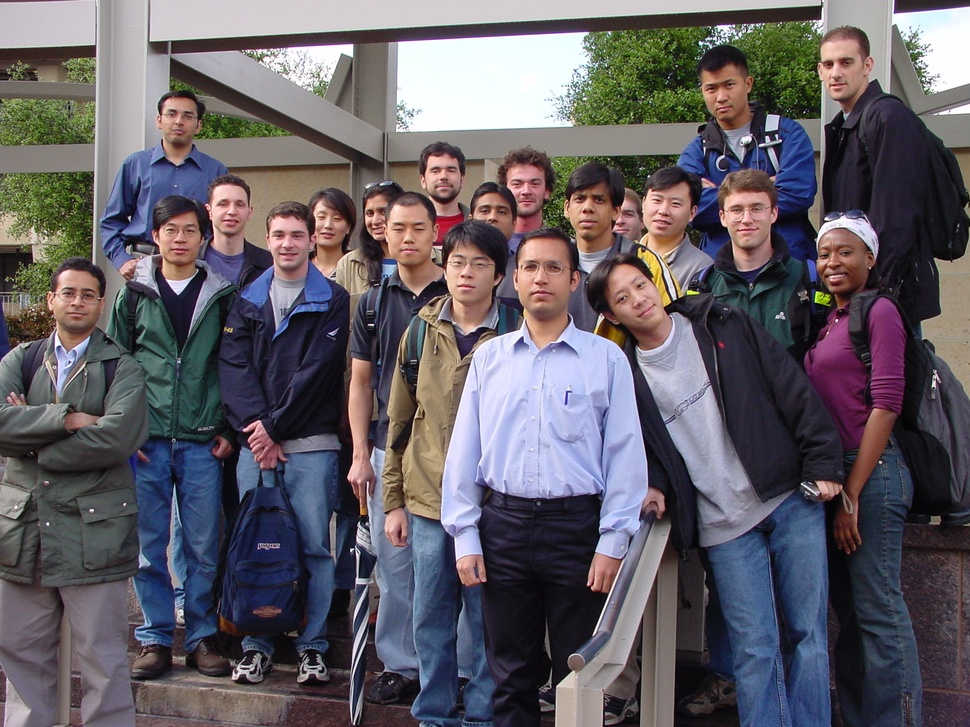
#> input picture Images/Image/Training_1.jpg, 970 x 727 px, shrunk from 1856 x 1392 before the run, found by its file name
$ python app.py
#> lines starting #> are read from the running program, lines starting #| are printed output that depends on the picture; after the words box and inside, x2 and y2 are one past the last pixel; in counts of white or black regions, pixels touching at a corner belong together
### SkinDetecter/src/skinDetector.py
from enum import Enum, auto
import cv2
import numpy as np


class Method(Enum):
	'''Available methods for processing an image
			REGION_BASED: segment the skin using the HSV and YCbCr colorspaces, followed by the Watershed algorithm'''
	REGION_BASED = auto()


class SkinDetector():

	def __init__(self, image_path: str) -> None:
		self.image = cv2.imread(image_path)
#> self.image is the input picture: shape (727, 970, 3); mean B, G, R 100.6, 93.4, 98.5
		self.image_mask = None
		self.skin = None

	def find_skin(self, method=Method.REGION_BASED) -> None:
		'''function to process the image based on some method '''
		if (method == Method.REGION_BASED):
			self.__color_segmentation()
			self.__region_based_segmentation()

	# [7 lines left out: function get_resulting_images, not called in this run]

	def __color_segmentation(self) -> None:
		'''Apply a threshold to an HSV and YCbCr images, the used values were based on current research papers along with some empirical tests and visual evaluation'''

		HSV_image = cv2.cvtColor(self.image, cv2.COLOR_BGR2HSV)
#> HSV_image: shape (727, 970, 3); mean H, S, V 94.9, 73.4, 112.6
		YCbCr_image = cv2.cvtColor(self.image, cv2.COLOR_BGR2YCR_CB)
#> YCbCr_image: shape (727, 970, 3); mean of channels 0, 1, 2 95.8, 130, 130.7

		lower_HSV_values = np.array([0, 15, 0], dtype="uint8")   #0, 15, 0
		upper_HSV_values = np.array([15, 255, 250], dtype="uint8")  #15, 255, 250

		lower_YCbCr_values = np.array((0, 150, 107), dtype="uint8") #0, 139, 108
		upper_YCbCr_values = np.array((255,188,126), dtype="uint8") #255,189,136

		# A binary mask is returned. White pixels (255) represent pixels that fall into the upper/lower.
		mask_YCbCr = cv2.inRange(YCbCr_image, lower_YCbCr_values, upper_YCbCr_values)
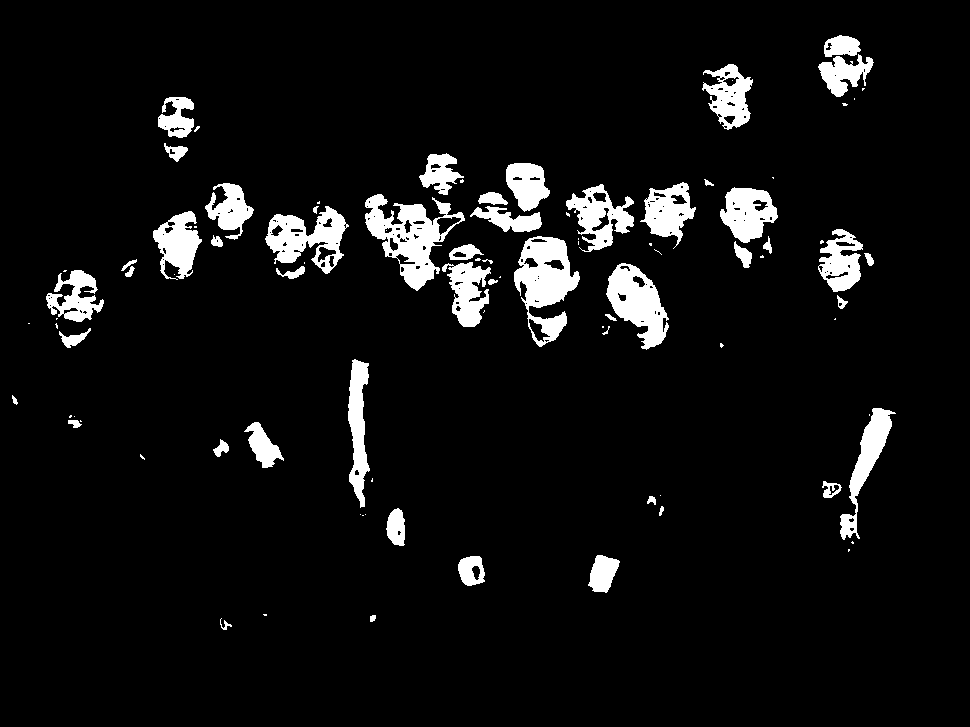
#> mask_YCbCr: shape (727, 970); 6.4% white; 93 white regions (42 under 20 px), largest, box (x1, y1, x2, y2) and area: (365, 194, 465, 291) 3910, (514, 236, 580, 347) 3711, (606, 263, 669, 350) 2897
		mask_HSV = cv2.inRange(HSV_image, lower_HSV_values, upper_HSV_values)
#> mask_HSV: shape (727, 970); 15.9% white; 806 white regions (635 under 20 px), largest, box (x1, y1, x2, y2) and area: (170, 60, 582, 546) 29750, (639, 544, 680, 727) 5013, (514, 236, 579, 348) 4862

		self.skin_mask = cv2.add(mask_HSV, mask_YCbCr)
#> self.skin_mask: shape (727, 970); 16.9% white; 774 white regions (609 under 20 px), largest, box (x1, y1, x2, y2) and area: (170, 60, 582, 546) 33744, (565, 179, 696, 260) 6693, (514, 236, 580, 348) 5034

	def __region_based_segmentation(self) -> None:
		'''Function that applies Watershed and morphological operations on the thresholded image morphological operations'''

		image_foreground = cv2.erode(self.skin_mask, None, iterations=3)  # remove noise
#> image_foreground: shape (727, 970); 6.8% white; 138 white regions (77 under 20 px), largest, box (x1, y1, x2, y2) and area: (517, 240, 576, 343) 3369, (355, 196, 444, 291) 3246, (723, 173, 774, 267) 2842

		# The background region is reduced a little because of the dilate operation
		dilated_binary_image = cv2.dilate(self.skin_mask, None, iterations=3)
#> dilated_binary_image: shape (727, 970); 31.3% white; 142 white regions, largest, box (x1, y1, x2, y2) and area: (0, 27, 702, 549) 124057, (536, 541, 709, 727) 12890, (125, 634, 315, 727) 10499
		# set all background regions to 128
		_, image_background = cv2.threshold(dilated_binary_image, 1, 128, cv2.THRESH_BINARY)

		# add both foreground and background, forming markers. The markers are "seeds" of the future image regions.
		image_marker = cv2.add(image_foreground, image_background)
		image_marker32 = np.int32(image_marker)  # convert to 32SC1 format
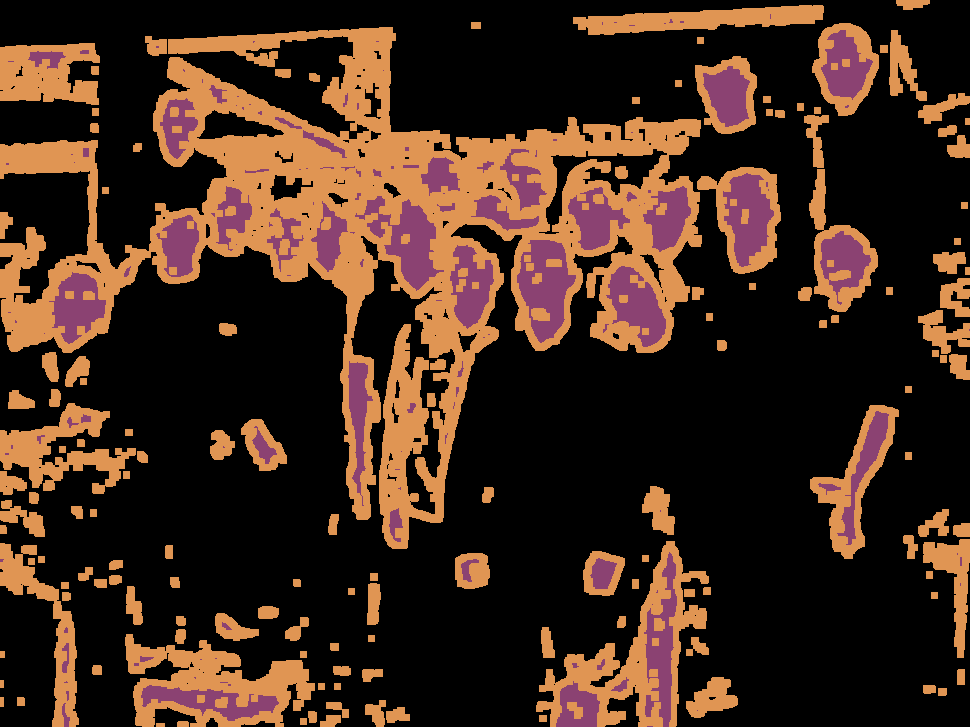
#> image_marker32: shape (727, 970) int32; 3 distinct labels, from 0 to 255; one colour per label, 0 black

		image_marker32 = cv2.watershed(self.image, image_marker32)
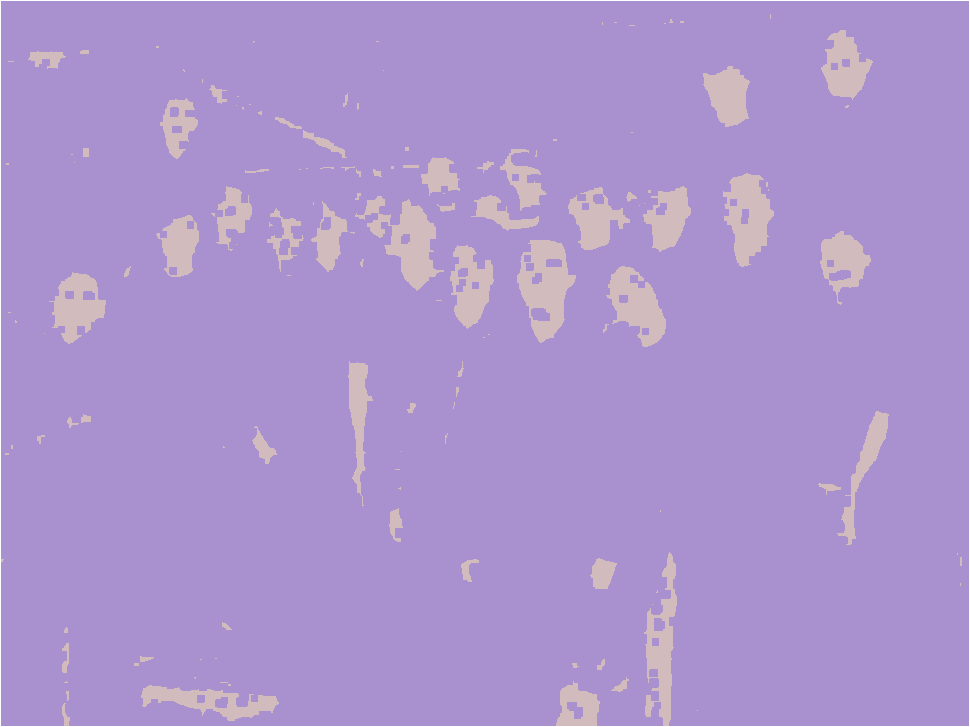
#> image_marker32: shape (727, 970) int32; 3 distinct labels, from -1 to 255; one colour per label, 0 black, -1 white
		m = cv2.convertScaleAbs(image_marker32)  # convert back to uint8
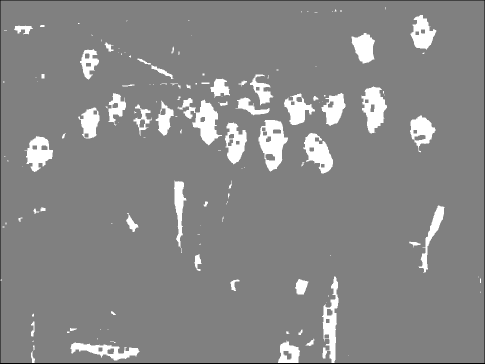
#> m: shape (727, 970) (shown at 1/2 size); min 1, max 255, mean 136

		# bitwise of the mask with the input image
		_, self.image_mask = cv2.threshold(m, 0, 255, cv2.THRESH_BINARY + cv2.THRESH_OTSU)
		self.skin = cv2.bitwise_and(self.image, self.image, mask=self.image_mask)
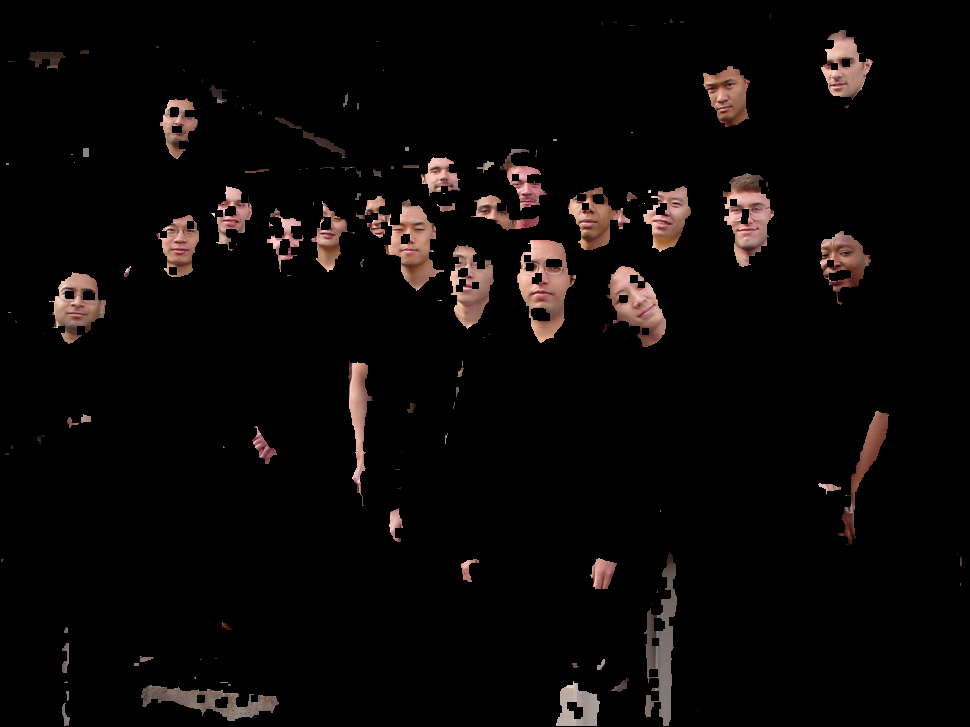
#> self.skin: shape (727, 970, 3); mean B, G, R 7.2, 7.9, 10.9

	def show_all_images(self, window_title="Result") -> None:
		'''Show all processed images concatenated along the 1 axis using imshow '''
#> called with window_title = 'Result'
		rgb_mask = cv2.cvtColor(self.image_mask, cv2.COLOR_GRAY2RGB)
		cv2.namedWindow(window_title, cv2.WINDOW_NORMAL)
		cv2.imshow(window_title, self.skin)
		cv2.imwrite('D:/skinImage.jpg', self.skin)
		cv2.waitKey(0)

### SkinDetecter/app.py
from src.skinDetector import SkinDetector
imageName = 'D:\workspace\DA Python XLA\Image\Training_1.jpg'
detector = SkinDetector(image_path = imageName)
detector.find_skin()
detector.show_all_images()

$ run again, with Images/Image/Training_2.jpg copied over Images/Image/Training_1.jpg
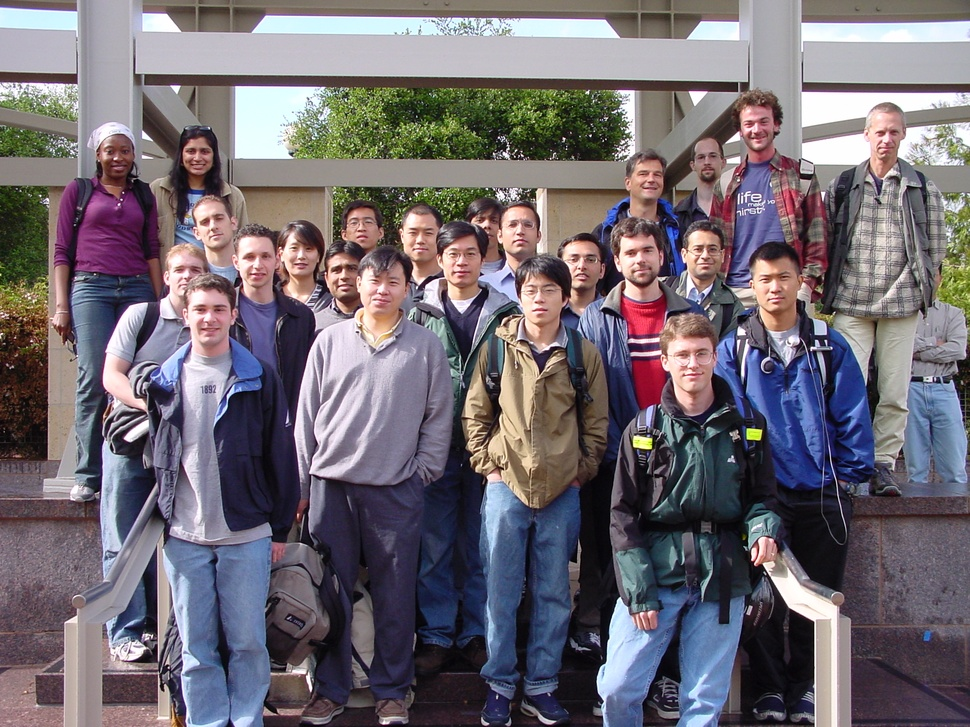
#> input picture Images/Image/Training_2.jpg, 970 x 727 px, shrunk from 1856 x 1392 before the run, found by its file name
#> in __init__, self.image is the input picture: shape (727, 970, 3); mean B, G, R 114.1, 106.1, 113.1
#> HSV_image: shape (727, 970, 3); mean H, S, V 97.1, 69, 126.3
#> YCbCr_image: shape (727, 970, 3); mean of channels 0, 1, 2 109.1, 130.8, 130.8
#> mask_YCbCr: shape (727, 970); 4.7% white; 171 white regions (105 under 20 px), largest, box (x1, y1, x2, y2) and area: (243, 235, 317, 301) 2543, (657, 322, 715, 412) 2120, (749, 257, 817, 332) 1897
#> mask_HSV: shape (727, 970); 15.6% white; 893 white regions (713 under 20 px), largest, box (x1, y1, x2, y2) and area: (142, 82, 782, 508) 47529, (0, 156, 77, 462) 11728, (141, 0, 740, 39) 4714
#> self.skin_mask: shape (727, 970); 17.2% white; 823 white regions (661 under 20 px), largest, box (x1, y1, x2, y2) and area: (142, 82, 782, 508) 56037, (0, 156, 77, 462) 11767, (734, 170, 828, 332) 5944
#> image_foreground: shape (727, 970); 3.8% white; 247 white regions (136 under 20 px), largest, box (x1, y1, x2, y2) and area: (624, 162, 664, 219) 1405, (663, 318, 713, 409) 1364, (768, 259, 804, 328) 1238
#> dilated_binary_image: shape (727, 970); 33.9% white; 129 white regions, largest, box (x1, y1, x2, y2) and area: (131, 70, 970, 511) 157029, (0, 153, 80, 466) 16561, (138, 0, 743, 42) 12744
#> in __region_based_segmentation, `image_marker32 = cv2.watershed(self.image, image_marker32)`:
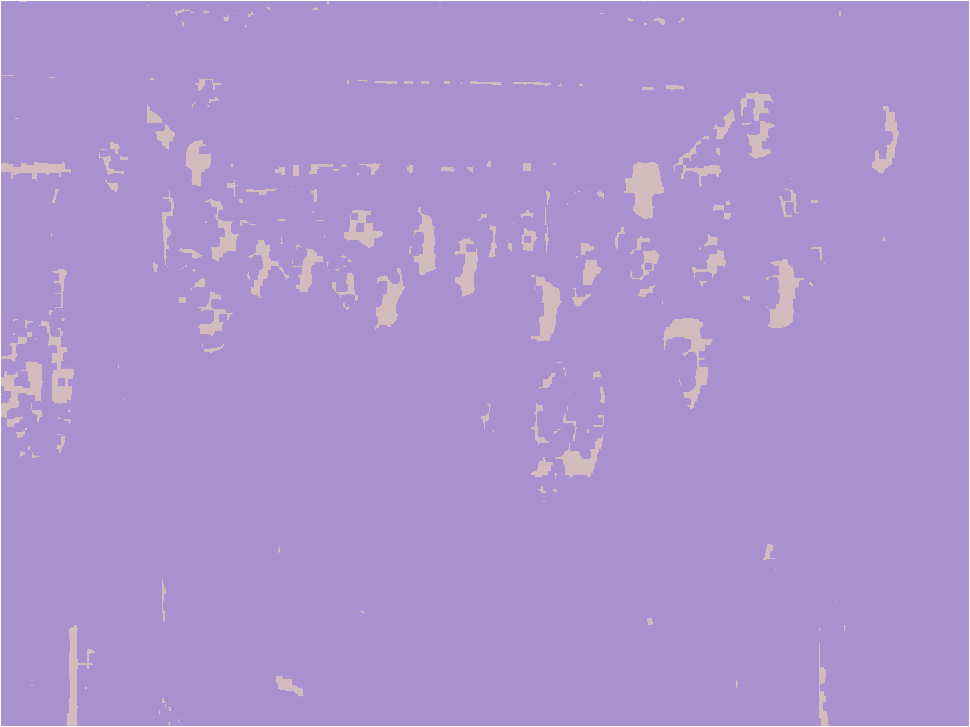
#> image_marker32: shape (727, 970) int32; 3 distinct labels, from -1 to 255; one colour per label, 0 black, -1 white
#> in __region_based_segmentation, `self.skin = cv2.bitwise_and(self.image, self.image, mask=self.image_ma..`:
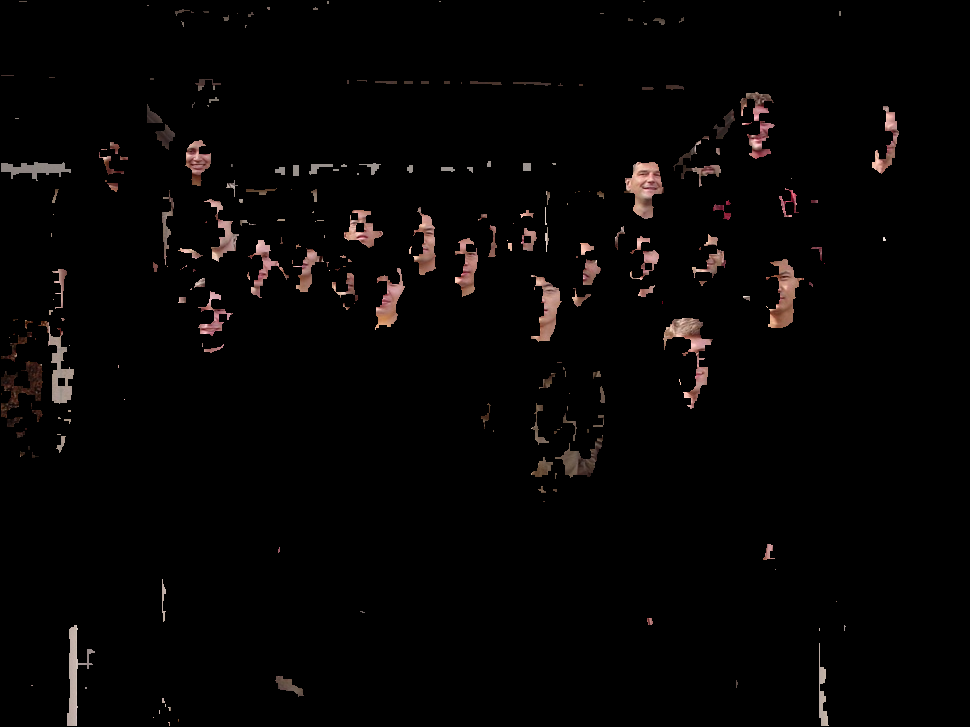
#> self.skin: shape (727, 970, 3); mean B, G, R 3.9, 4.2, 5.6
